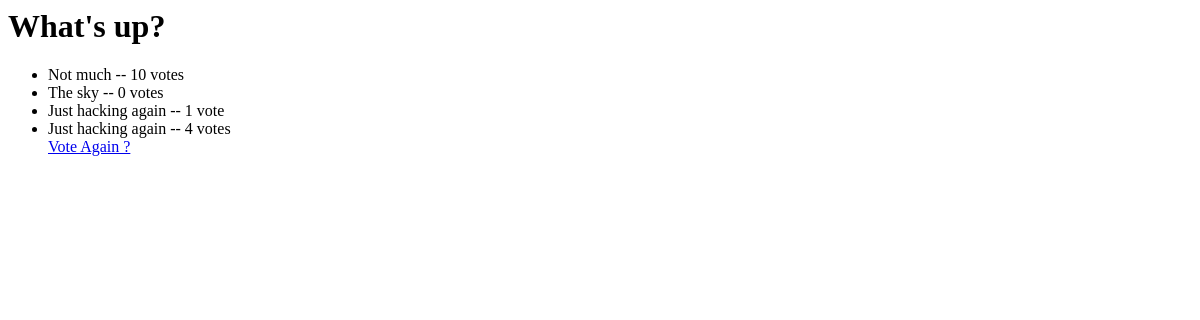
The app's page /polls/1/results/, older data.
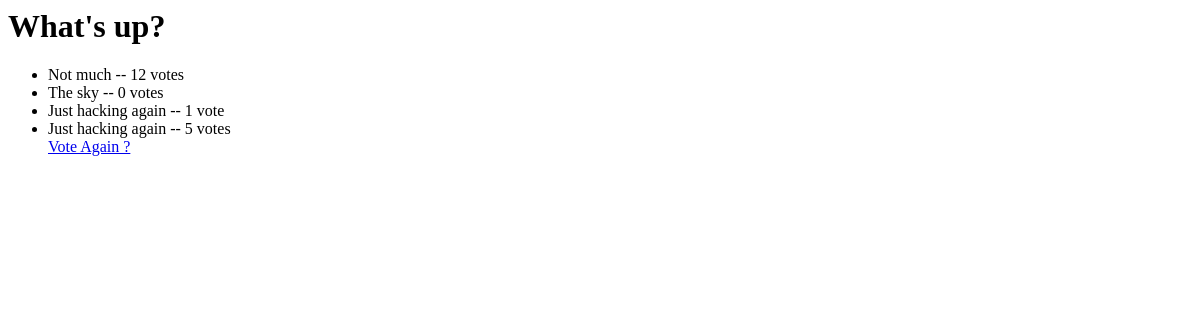
The same page, newer data.
### polls/models.py (models this page shows, shortened)
@python_2_unicode_compatible
class Choice(models.Model):
	question = models.ForeignKey(Question, on_delete=models.CASCADE)
	choice_text = models.CharField(max_length=200)
	votes = models.IntegerField(default=0)

### polls/views.py (the view)
# urls.py: url(r'^(?P<pk>[0-9]+)/results/$', views.ResultsView.as_view(), name='results'),
class ResultsView(generic.DetailView):
	model = Question
	template_name = 'polls/results.html'

### polls/templates/polls/results.html
<h1> {{ question.question_text }} </h1>
<ul>
	{% for choice in question.choice_set.all %}
		<li> {{ choice.choice_text }} -- {{ choice.votes }} vote{{ choice.votes|pluralize }} </li>
	{% endfor %}
<a href="{% url 'polls:detail' question.id %}"> Vote Again ?</a>

Row changes from the older to the newer data that the page shows:
changed Choice "Not much": votes "10" → "12"
changed Choice (number 4 of 4 on the later page): votes "4" → "5"
